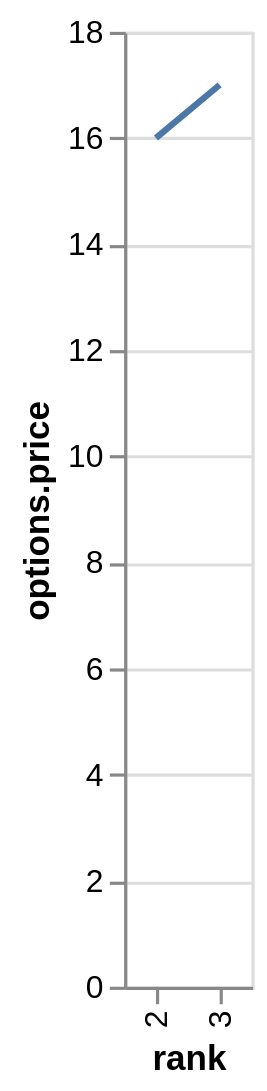

Write the Vega-Lite specification saved for this chart.
### Vega-Lite specification from a JSON file in a GitHub repository (floating-point values rounded to 4 significant figures)
{"$schema": "https://vega.github.io/schema/vega-lite/v6.json", "data": {"values": [{"rank": "1"}, {"rank": "2", "options": {"price": 16}}, {"rank": "3", "options": {"price": 17}}]}, "transform": [{"filter": "datum.options != null"}], "mark": "line", "encoding": {"x": {"field": "rank", "type": "ordinal"}, "y": {"field": "options.price", "type": "quantitative"}}}
